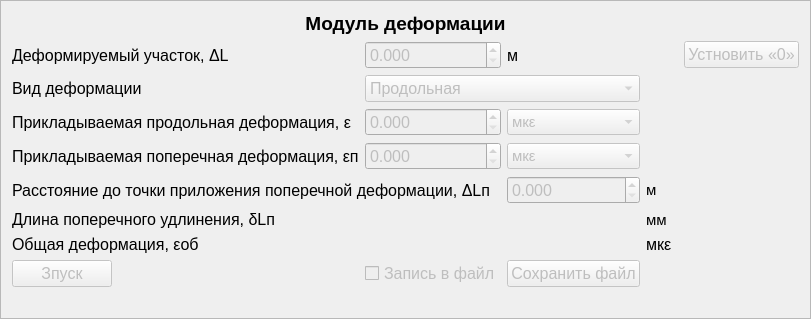
         <widget class="QFrame" name="experiment_frame">
          <property name="font">
           <font>
            <pointsize>12</pointsize>
           </font>
          </property>
          <property name="frameShape">
           <enum>QFrame::Shape::StyledPanel</enum>
          </property>
          <property name="frameShadow">
           <enum>QFrame::Shadow::Raised</enum>
          </property>
          <layout class="QGridLayout" name="gridLayout_7">
           <item row="5" column="0" colspan="2">
            <widget class="QLabel" name="label_dist_to_trans_deform">
             <property name="text">
              <string>Расстояние до точки приложения поперечной деформации, ΔLп</string>
             </property>
            </widget>
           </item>
           <item row="2" column="0">
            <widget class="QLabel" name="label_type_deform">
             <property name="font">
              <font>
               <pointsize>12</pointsize>
              </font>
             </property>
             <property name="text">
              <string>Вид деформации</string>
             </property>
            </widget>
           </item>
           <item row="4" column="1">
            <widget class="QDoubleSpinBox" name="dsbox_trans_deform">
             <property name="enabled">
              <bool>false</bool>
             </property>
             <property name="decimals">
              <number>3</number>
             </property>
             <property name="maximum">
              <double>1000.000000000000000</double>
             </property>
            </widget>
           </item>
           <item row="3" column="2">
            <widget class="QComboBox" name="cbox_units_long_deform">
             <property name="enabled">
              <bool>false</bool>
             </property>
             <property name="font">
              <font>
               <pointsize>11</pointsize>
              </font>
             </property>
             <item>
              <property name="text">
               <string>мкε</string>
              </property>
             </item>
             <item>
              <property name="text">
               <string>%</string>
              </property>
             </item>
             <item>
              <property name="text">
               <string>мкм</string>
              </property>
             </item>
            </widget>
           </item>
           <item row="9" column="0">
            <spacer name="verticalSpacer_4">
             <property name="orientation">
              <enum>Qt::Orientation::Vertical</enum>
             </property>
             <property name="sizeHint" stdset="0">
              <size>
               <width>20</width>
               <height>20</height>
              </size>
             </property>
            </spacer>
           </item>
           <item row="4" column="0">
            <widget class="QLabel" name="label_trans_deform">
             <property name="font">
              <font>
               <pointsize>12</pointsize>
              </font>
             </property>
             <property name="text">
              <string>Прикладываемая поперечная деформация, εп</string>
             </property>
            </widget>
           </item>
           <item row="1" column="0">
            <widget class="QLabel" name="label_deform_area">
             <property name="sizePolicy">
              <sizepolicy hsizetype="Fixed" vsizetype="Preferred">
               <horstretch>0</horstretch>
               <verstretch>0</verstretch>
              </sizepolicy>
             </property>
             <property name="font">
              <font>
               <pointsize>12</pointsize>
              </font>
             </property>
             <property name="text">
              <string>Деформируемый участок, ΔL</string>
             </property>
            </widget>
           </item>
           <item row="5" column="2">
            <widget class="QDoubleSpinBox" name="dsbox_dist_to_trans_deform">
             <property name="enabled">
              <bool>false</bool>
             </property>
             <property name="decimals">
              <number>3</number>
             </property>
             <property name="maximum">
              <double>1000.000000000000000</double>
             </property>
            </widget>
           </item>
           <item row="5" column="3">
            <widget class="QLabel" name="label_utins_dist_to_trans_deform">
             <property name="font">
              <font>
               <pointsize>11</pointsize>
              </font>
             </property>
             <property name="text">
              <string>м</string>
             </property>
            </widget>
           </item>
           <item row="2" column="1" colspan="2">
            <widget class="QComboBox" name="cmob_type_deform">
             <property name="enabled">
              <bool>false</bool>
             </property>
             <property name="font">
              <font>
               <pointsize>12</pointsize>
              </font>
             </property>
             <item>
              <property name="text">
               <string>Продольная</string>
              </property>
             </item>
             <item>
              <property name="text">
               <string>Поперечная</string>
              </property>
             </item>
             <item>
              <property name="text">
               <string>Продольная и поперечная</string>
              </property>
             </item>
            </widget>
           </item>
           <item row="7" column="0">
            <widget class="QLabel" name="label_total_deform">
             <property name="text">
              <string>Общая деформация, εоб</string>
             </property>
            </widget>
           </item>
           <item row="4" column="2">
            <widget class="QComboBox" name="cbox_units_trans_deform">
             <property name="enabled">
              <bool>false</bool>
             </property>
             <property name="font">
              <font>
               <pointsize>11</pointsize>
              </font>
             </property>
             <item>
              <property name="text">
               <string>мкε</string>
              </property>
             </item>
             <item>
              <property name="text">
               <string>%</string>
              </property>
             </item>
            </widget>
           </item>
           <item row="3" column="1">
            <widget class="QDoubleSpinBox" name="dsbox_long_deform">
             <property name="enabled">
              <bool>false</bool>
             </property>
             <property name="font">
              <font>
               <pointsize>12</pointsize>
              </font>
             </property>
             <property name="decimals">
              <number>3</number>
             </property>
             <property name="maximum">
              <double>1000.000000000000000</double>
             </property>
            </widget>
           </item>
           <item row="6" column="0">
            <widget class="QLabel" name="label_leng_trans">
             <property name="text">
              <string>Длина поперечного удлинения, δLп</string>
             </property>
            </widget>
           </item>
           <item row="1" column="1">
            <widget class="QDoubleSpinBox" name="dsbox_deform_area">
             <property name="enabled">
              <bool>false</bool>
             </property>
             <property name="maximumSize">
              <size>
               <width>16777215</width>
               <height>16777215</height>
              </size>
             </property>
             <property name="font">
              <font>
               <pointsize>12</pointsize>
              </font>
             </property>
             <property name="decimals">
              <number>3</number>
             </property>
             <property name="maximum">
              <double>1000.000000000000000</double>
             </property>
            </widget>
           </item>
           <item row="1" column="5">
            <widget class="QPushButton" name="pbutton_set_zero">
             <property name="enabled">
              <bool>false</bool>
             </property>
             <property name="font">
              <font>
               <pointsize>12</pointsize>
              </font>
             </property>
             <property name="text">
              <string>Устновить «0»</string>
             </property>
            </widget>
           </item>
           <item row="1" column="2">
            <widget class="QLabel" name="label_units_deform_area">
             <property name="text">
              <string>м</string>
             </property>
            </widget>
           </item>
           <item row="3" column="0">
            <widget class="QLabel" name="label_long_deform">
             <property name="font">
              <font>
               <pointsize>12</pointsize>
              </font>
             </property>
             <property name="text">
              <string>Прикладываемая продольная деформация, ε</string>
             </property>
            </widget>
           </item>
           <item row="8" column="0">
            <widget class="QPushButton" name="pbutton_start_deform">
             <property name="enabled">
              <bool>false</bool>
             </property>
             <property name="maximumSize">
              <size>
               <width>100</width>
               <height>16777215</height>
              </size>
             </property>
             <property name="text">
              <string>Зпуск</string>
             </property>
            </widget>
           </item>
           <item row="8" column="1">
            <widget class="QCheckBox" name="chbox_write_file">
             <property name="enabled">
              <bool>false</bool>
             </property>
             <property name="text">
              <string>Запись в файл</string>
             </property>
            </widget>
           </item>
           <item row="0" column="0" colspan="6">
            <widget class="QLabel" name="label_module_deform">
             <property name="font">
              <font>
               <pointsize>14</pointsize>
               <bold>true</bold>
              </font>
             </property>
             <property name="text">
              <string>Модуль деформации</string>
             </property>
             <property name="alignment">
              <set>Qt::AlignmentFlag::AlignHCenter|Qt::AlignmentFlag::AlignTop</set>
             </property>
            </widget>
           </item>
           <item row="6" column="3">
            <widget class="QLabel" name="label_units_leng_trans">
             <property name="font">
              <font>
               <pointsize>11</pointsize>
              </font>
             </property>
             <property name="text">
              <string>мм</string>
             </property>
            </widget>
           </item>
           <item row="6" column="1" colspan="2">
            <widget class="QLabel" name="label_leng_trans_out">
             <property name="enabled">
              <bool>false</bool>
             </property>
             <property name="font">
              <font>
               <pointsize>12</pointsize>
               <underline>true</underline>
              </font>
             </property>
             <property name="text">
              <string/>
             </property>
            </widget>
           </item>
           <item row="7" column="1" colspan="2">
            <widget class="QLabel" name="label_total_deform_out">
             <property name="enabled">
              <bool>false</bool>
             </property>
             <property name="font">
              <font>
               <pointsize>12</pointsize>
               <underline>true</underline>
              </font>
             </property>
             <property name="text">
              <string/>
             </property>
            </widget>
           </item>
           <item row="7" column="3">
            <widget class="QLabel" name="label_units_total_deform">
             <property name="text">
              <string>мкε</string>
             </property>
            </widget>
           </item>
           <item row="8" column="2">
            <widget class="QPushButton" name="pbutton_save_file">
             <property name="enabled">
              <bool>false</bool>
             </property>
             <property name="text">
              <string>Сохранить файл</string>
             </property>
            </widget>
           </item>
          </layout>
         </widget>
